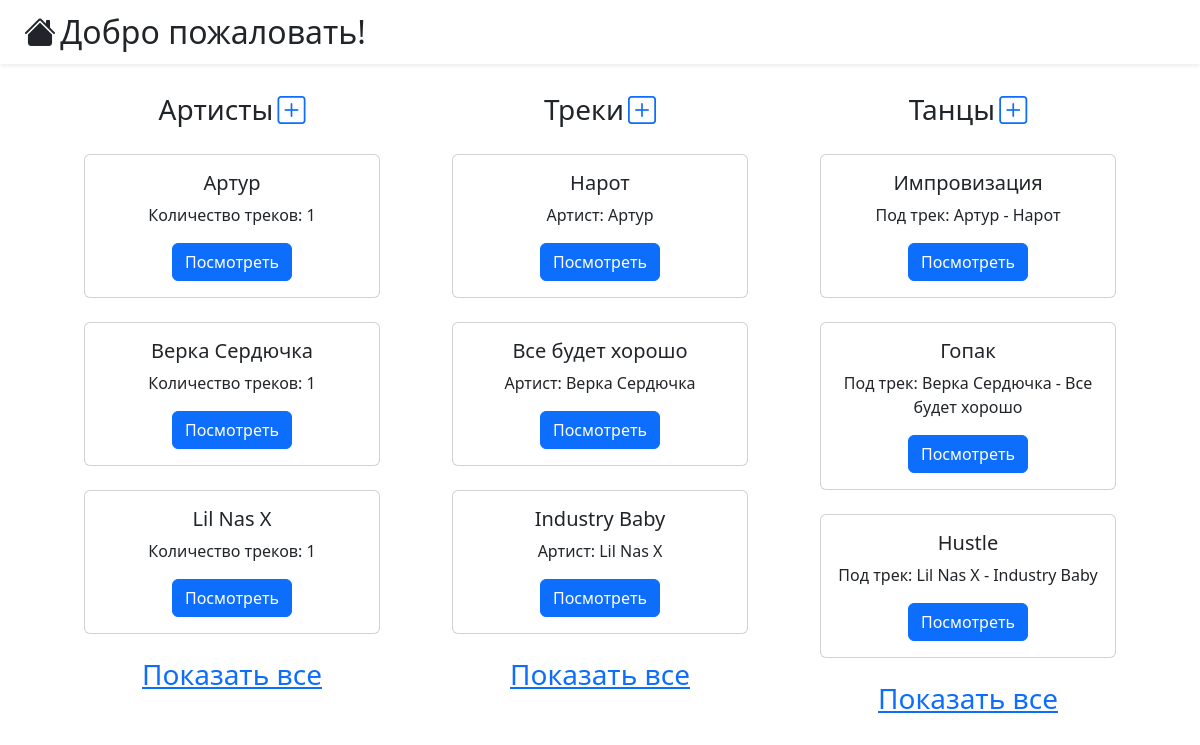
Before: / with the older database file.
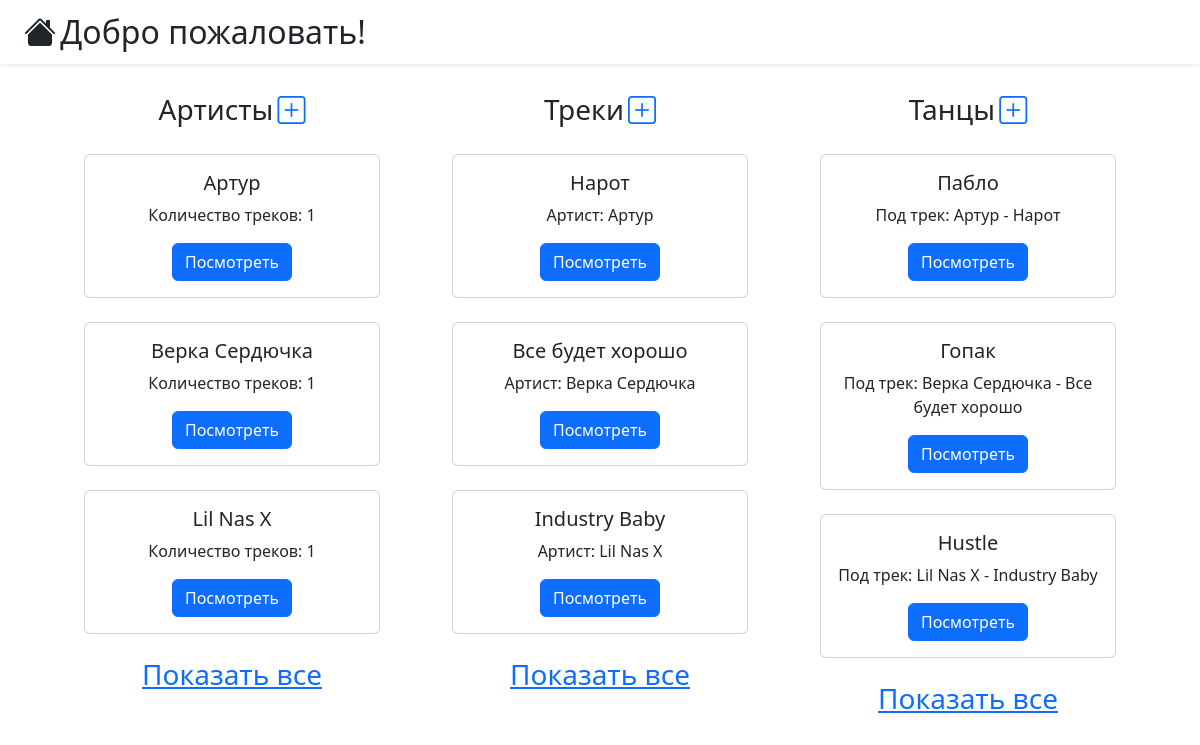
After: the same page with the newer database file.
### dance_db_app/models.py (models this page shows, shortened)
class Dance(models.Model):
    title = models.CharField(max_length=256)
    difficulty = models.IntegerField()
    track = models.ForeignKey(Track, on_delete=models.CASCADE)

class Track(models.Model):
    title = models.CharField(max_length=256)
    duration = models.IntegerField()
    artist = models.ForeignKey(Artist, on_delete=models.CASCADE)

class Artist(models.Model):
    name = models.CharField(max_length=256)
    country = models.CharField(max_length=100)
    birthday = models.DateField()
    def get_tracks_count(self):
        return self.track_set.count()

### dance_db_app/views.py (the view)
# urls.py: path('', views.index, name='index'),
def index(request):
    latest_artists_list = Artist.objects.order_by('-id')[:3]
    latest_tracks_list = Track.objects.order_by('-id')[:3]
    latest_dances_list = Dance.objects.order_by('-id')[:3]
    template = loader.get_template('dance_db_app/index.html')
    context = {
        'artists': latest_artists_list,
        'tracks': latest_tracks_list,
        'dances': latest_dances_list,
    }
    return HttpResponse(template.render(context, request))

### dance_db_app/templates/dance_db_app/index.html
{% extends 'dance_db_app/blocks/page_base.html' %}
{% block page_title %}Добро пожаловать!{% endblock page_title %}
{% block page_content %}
<div class="container-fluid text-center">
    <div class="row">
        <div class="col">
            <div class="mb-4">
            <h3 class="d-inline">Артисты</h3>
            <a href="{% url 'view_add_artist' %}" style="link-primary; font-size: 1.75rem" class="d-inline bi bi-plus-square"></a>
            </div>
            {% if artists %}
                {% for artist in artists %}
                    <div class="mb-4 mx-4">
                        {% include "dance_db_app/blocks/snippet_artist.html" with artist=artist artist_id=artist.pk%}
                    </div>
                {% endfor %}
            {% endif %}
            <a href="{% url 'view_all_artists' %}" class="link-primary h3">Показать все</a>
        </div>
        <div class="col">
            <div class="mb-4">
                <h3 class="d-inline">Треки</h3>
                <a href="{% url 'view_add_track' %}" style="link-primary; font-size: 1.75rem" class="d-inline bi bi-plus-square"></a>
                </div>
            {% if tracks %}
                {% for track in tracks %}
                    <div class="mb-4 mx-4">
                        {% include "dance_db_app/blocks/snippet_track.html" with track=track track_id=track.pk%}
                    </div>
                {% endfor %}
            {% endif %}
            <a href="{% url 'view_all_tracks' %}" class="link-primary h3">Показать все</a>
        </div>
        <div class="col">
            <div class="mb-4">
                <h3 class="d-inline">Танцы</h3>
                <a href="{% url 'view_add_dance' %}" style="link-primary; font-size: 1.75rem" class="d-inline bi bi-plus-square"></a>
                </div>
            {% if dances %}
                {% for dance in dances %}
                    <div class="mb-4 mx-4">
                        {% include "dance_db_app/blocks/snippet_dance.html" with dance=dance dance_id=dance.pk%}
                    </div>
                {% endfor %}
            {% endif %}
            <a href="{% url 'view_all_dances' %}" class="link-primary h3">Показать все</a>
        </div>
    </div>
</div>
{% endblock page_content %}

### dance_db_app/templates/dance_db_app/blocks/snippet_dance.html
<div class="card">
    <div class="card-body">
        <h5 class="card-title">{{dance.title}}</h5>
        <p class="card-text">Под трек: {{dance.track.artist.name}} - {{dance.track.title}}</p>
        <a href="{% url 'view_dance' dance_id %}" class="btn btn-primary">Посмотреть</a>
    </div>
</div>

Changed rows visible on the page:
changed Dance "Артур": title "Импровизация" → "Пабло"
